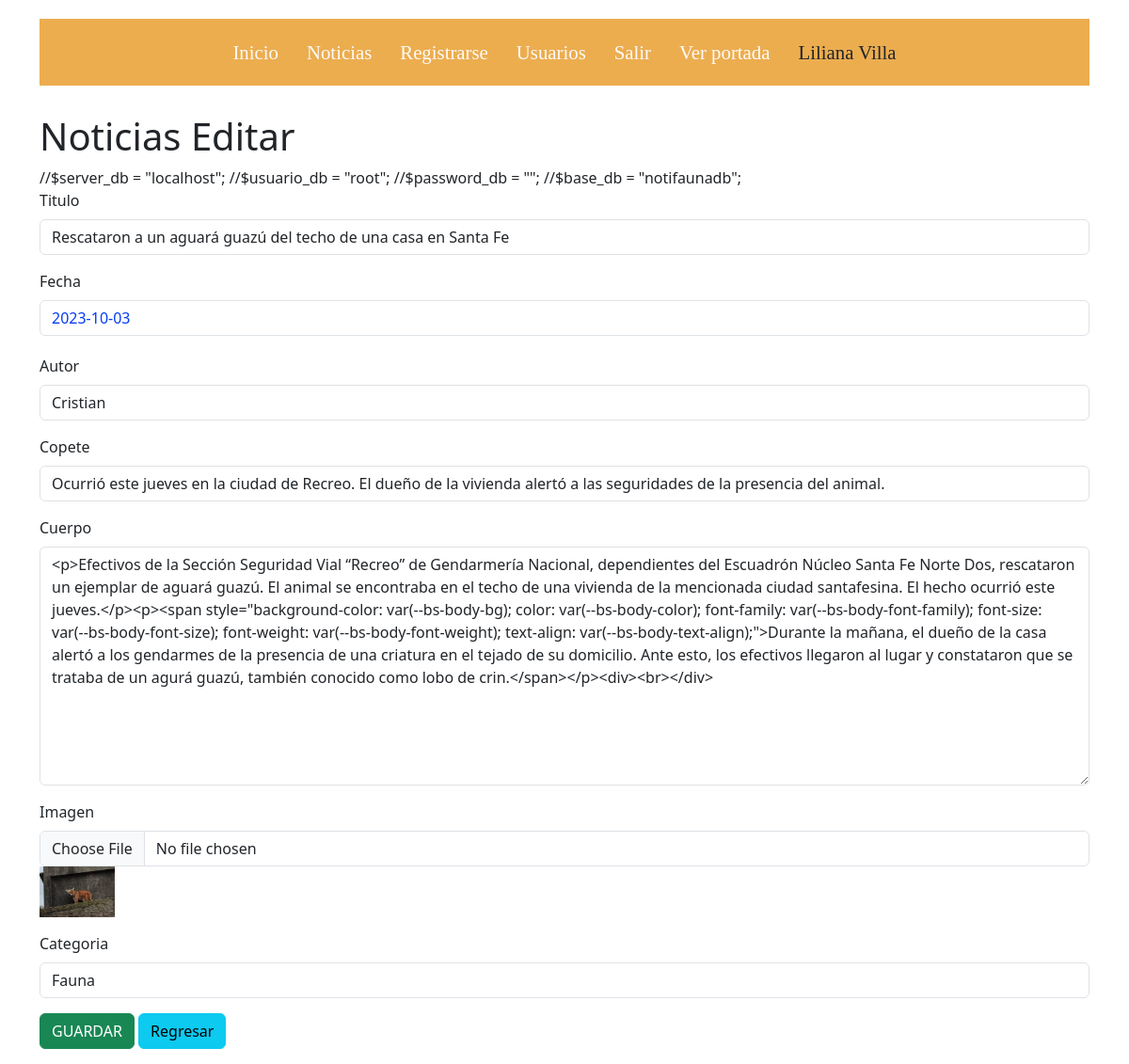
The page /admin/noticias_editar.php?id_noticia=1 (signed in) on the database its author committed.
### tables this page shows
CREATE TABLE `noticias` (
  `id_noticia` int(11) NOT NULL,
  `id_usuario` int(11) NOT NULL,
  `titulo` text NOT NULL,
  `copete` text NOT NULL,
  `cuerpo` text NOT NULL,
  `imagen` varchar(255) NOT NULL,
  `fecha` date NOT NULL,
  `categoria` varchar(30) NOT NULL,
  `autor` varchar(30) NOT NULL
);

### admin/noticias_editar.php (the view, shortened to what this page needs)
<?php
extract($_REQUEST);
?>
<!DOCTYPE html>
<html lang="es">
<head>
    <link href="../lib/bootstrap-5.3.2/css/bootstrap.min.css" rel="stylesheet">
    <link href="https://cdn.jsdelivr.net/npm/summernote@0.8.18/dist/summernote.min.css" rel="stylesheet">
</head>
<body>
    <div class="container">
        <?php require("menu.php"); ?>
        <h1>Noticias Editar</h1>
        <?php
        require("conexion.php");
        $conexion = mysqli_connect($server_db, $usuario_db, $password_db)
            or die("No se puede conectar con el servidor");
        mysqli_select_db($conexion, $base_db)
            or die("No se puede seleccionar la base de datos");
        $instruccion = "select * from noticias where id_noticia=$id_noticia";
        $consulta = mysqli_query($conexion, $instruccion) or die("no pudo consultar");
        $resultado = mysqli_fetch_array($consulta);
        ?>
        <form action="noticias_editar_guardar.php" method="post" enctype="multipart/form-data">
            <div class="mb-3">
                <label for="titulo" class="form-label">Titulo</label>
                <input type="text" class="form-control" id="titulo" name="titulo" placeholder="titulo" required value="<?php print($resultado['titulo']); ?>">
            </div>
            <div class="mb-3">
                <label for="fecha" class="form-label">Fecha</label>
                <input type="text" class="form-control" id="fecha" name="fecha" placeholder="Fecha" required value="<?php print($resultado['fecha']); ?>">
            </div>
            <div class="mb-3">
                <label for="autor" class="form-label">Autor</label>
                <input type="text" class="form-control" id="autor" name="autor" placeholder="Autor" required value="<?php print($resultado['autor']); ?>">
            </div>
            <div class="mb-3">
                <label for="copete" class="form-label">Copete</label>
                <input type="text" class="form-control" id="copete" name="copete" required value="<?php print($resultado['copete']); ?>">
            </div>
            <div class="mb-3">
                <label for="cuerpo" class="form-label">Cuerpo</label>
                <textarea rows="10" class="form-control" id="cuerpo" name="cuerpo" required><?php print($resultado['cuerpo']); ?></textarea>
            </div>
            <div class="mb-3">
                <label for="imagen" class="form-label">Imagen</label>
                <input type="file" class="form-control" id="imagen" name="imagen"></input>
                <img src="../imagenes_subidas/<?php print($resultado['imagen']); ?>" width="80px">
            </div>
            <div class="mb-3">
                <label for="categoria" class="form-label">Categoria</label>
                <select class="form-control" id="categoria" name="categoria" required>
                    <option value="Fauna" <?php if ($resultado['categoria'] == "Fauna") print("selected"); ?>>Fauna</option>
                </select>
            </div>
            <div class="mb-3">
                <input type="submit" class="btn btn-success" id="enviar" name="enviar" value="GUARDAR">
                <a href="noticias.php" class="btn btn-info">Regresar</a>
            </div>
        </form>
    </div>
</body>
</html>

### admin/CSS/styles.css (style rules this page uses)
body { margin: 0; padding: 0; }
#fecha { float: right; color: #063df3; margin-bottom: 20px; }

### rows shown on the page
noticias: titulo "Rescataron a un aguará guazú del techo de una casa en Santa Fe", fecha "2023-10-03", autor "Cristian", copete "Ocurrió este jueves en la ciudad de Recreo. El dueño de la vivienda alertó a las seguridades de la presencia del animal.", cuerpo "<p>Efectivos de la Sección Seguridad Vial “Recreo” de Gendarmería Nacional, dependientes del Escuadrón Núcleo Santa Fe Norte Dos, rescataron un ejemplar de aguará guazú. El animal se encontraba en el techo de una vivienda de la mencionada ciudad santafesina. El hecho ocurrió este jueves.</p><p><span style=\"background-color: var(--bs-body-bg); color: var(--bs-body-color); font-family: var(--bs-body-font-family); font-size: var(--bs-body-font-size); font-weight: var(--bs-body-font-weight); text-align: var(--bs-body-text-align);\">Durante la mañana, el dueño de la casa alertó a los gendarmes de la presencia de una criatura en el tejado de su domicilio. Ante esto, los efectivos llegaron al lugar…", imagen (picture), categoria "Fauna"

### other values the page prints
$_SESSION['nombre'] "Liliana"
$_SESSION['apellido'] "Villa"
